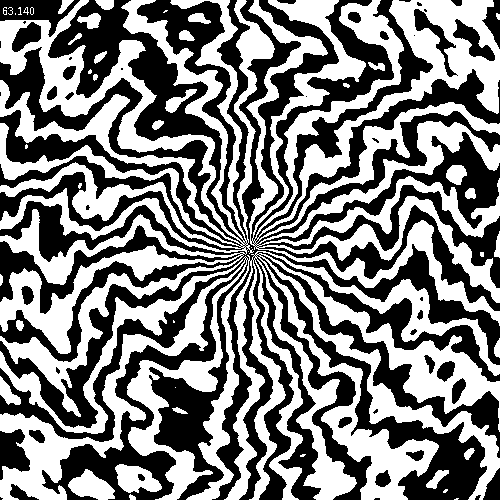
Frame 1 (no input)
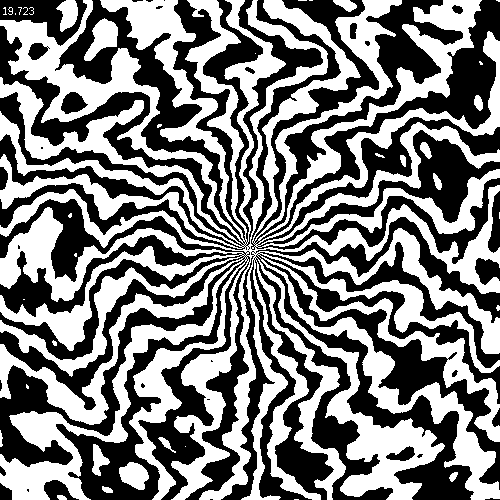
Frame 60 (the mouse pressed at the canvas centre just before this capture)
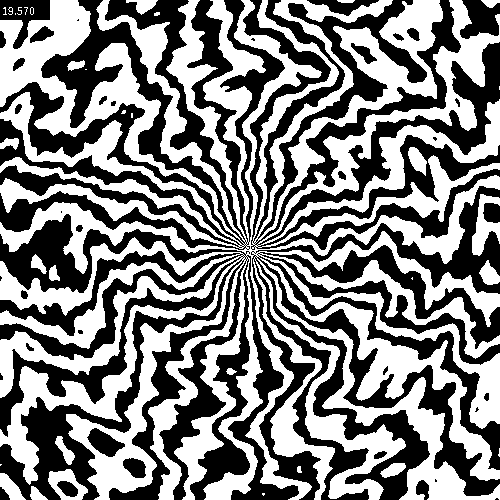
Frame 120 (the mouse held since frame 60 and released just before this capture)

The Processing sketch that drew these frames (run headless with seeded random() and noise(); from frame 60 on, the mouse is pressed at the canvas centre):

// Processing sketch: RadialNoiseBlending
// ── RadialNoiseBlending.pde
void setup() {
  frameRate(20);
  size(500, 500);
  noSmooth();
}
void draw() {
  background(0);
  int spikes=32;
  float t = millis()*0.0001f;
  float cartesianScale = 0.0143;
  float polarScale = 0.0177;
  loadPixels();
  for (int x=0; x<width; x++) {
    for (int y=0; y<height; y++) {
      //pixels[y*720+x]=color(((atan2(360-x,360-y)+PI)+noise(x*.01,y*.01,(dist(x,y,360,360)-t*5000)*.01+t)+t)%(PI/16)<PI/32?0:255);
      //pixels[y*width+x]=color(((atan2((width/2)-x, (height/2)-y)+TWO_PI)+noise(x*.01, y*.01, (dist(x, y, width/2, height/2)-t)*.01+t)+t)%(TWO_PI/spikes)<PI/spikes?0:255);
      int c = (((fastAtan2((float) (width/2)-x, (float) (height/2)-y)+TWO_PI)+noise(x*cartesianScale, y*cartesianScale, (dist(x, y, width/2f, height/2f)-t)*polarScale+t)+t)%(TWO_PI/spikes)<PI/spikes?0:255);
      pixels[y*width+x]=color(c);
    }
  }
  updatePixels();
  noStroke();
  fill(0);
  rect(0, 0, 50, 20);
  fill(255);
  text(frameRate, 0, 15);
}

//you can use this fastAtan2 as a drop-in replacement for the regular atan2
//it is faster and just as precise for most applications
//using fastAtan2 instead of atan2 doubles the fps on my machine
public float fastAtan2(float y, float x) {
  if (x == 0.0f) {
    if (y > 0.0f)
      return PI/2;
    if (y == 0.0f)
      return 0.0f;
    return -PI/2;
  }

  final float atan;
  final float z = y / x;
  if (Math.abs(z) < 1.0f) {
    atan = z / (1.0f + 0.28f * z * z);
    if (x < 0.0f)
      return (y < 0.0f) ? atan - PI : atan + PI;
    return atan;
  } else {
    atan = PI/2 - z / (z * z + 0.28f);
    return (y < 0.0f) ? atan - PI : atan;
  }
}
